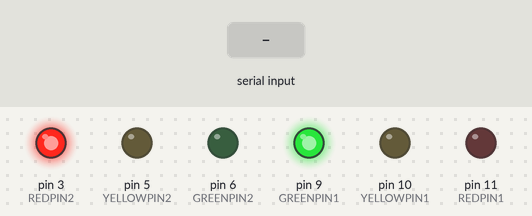
Simulated run of this sketch. Board: Arduino Uno, built with avr-gcc and run on an emulated ATmega328P. On the bench: output pins drawn as LEDs (lit = HIGH). The test bench sets the inputs (shaded band). What the sketch prints to the serial monitor is not drawn.

Above: at 1.2 s.
1.3 s: "1" received over Serial
At 5.7 s:
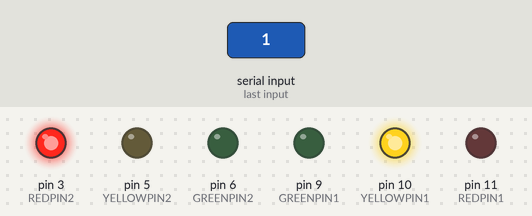
At 8.4 s:
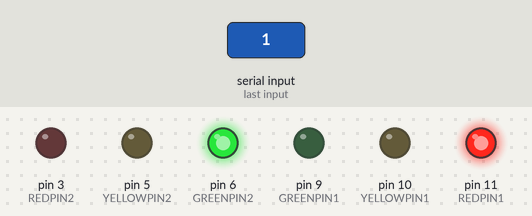
Timing chart, 0 to 29.3 s (numbered marks = the images above; inputs shaded):
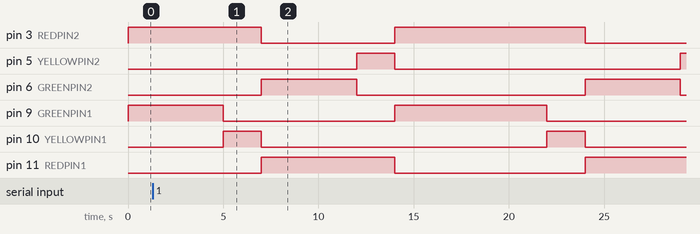

Measured:
- by itself, pin 6 (GREENPIN2): alternates HIGH for 5.0 s and LOW for 12.0 s
- by itself, pin 10 (YELLOWPIN1): alternates HIGH for 2.0 s and LOW for 15.0 s

The sketch:

sketch_jun7final.ino
```cpp
int REDPIN1 = 11;
int YELLOWPIN1 = 10;
int GREENPIN1 = 9;

int REDPIN2 = 3;
int YELLOWPIN2 = 5;
int GREENPIN2 = 6;

void setup() {
    pinMode(REDPIN1, OUTPUT);
    pinMode(YELLOWPIN1, OUTPUT);
    pinMode(GREENPIN1, OUTPUT);
    pinMode(REDPIN2, OUTPUT);
    pinMode(YELLOWPIN2, OUTPUT);
    pinMode(GREENPIN2, OUTPUT);
    Serial.begin(9600);
}

void loop() {
    if (Serial.available()) {
        char signal = Serial.read();
        Serial.println(signal);
        if (signal == '1') {
            Serial.println("Signal '1' reçu");
            // Emegency vehicles and siren detected : Green light
            digitalWrite(REDPIN1, LOW);
            digitalWrite(YELLOWPIN1, LOW);
            digitalWrite(GREENPIN1, HIGH);
            digitalWrite(REDPIN2, HIGH);
            digitalWrite(YELLOWPIN2, LOW);
            digitalWrite(GREENPIN2, LOW);
            delay(3000); // waitting time
        }
    }

    // Cycle des feux de circulation (si aucun signal n'est reçu)
    if (Serial.available() == 0) {
        // Phase 1: First Road Green, Second Road Red
        digitalWrite(GREENPIN1, HIGH);
        digitalWrite(YELLOWPIN1, LOW);
        digitalWrite(REDPIN1, LOW);
        digitalWrite(GREENPIN2, LOW);
        digitalWrite(YELLOWPIN2, LOW);
        digitalWrite(REDPIN2, HIGH);
        delay(5000);

        // Phase 2: First Road Yellow, Second Road Red
        digitalWrite(GREENPIN1, LOW);
        digitalWrite(YELLOWPIN1, HIGH);
        digitalWrite(REDPIN1, LOW);
        digitalWrite(GREENPIN2, LOW);
        digitalWrite(YELLOWPIN2, LOW);
        digitalWrite(REDPIN2, HIGH);
        delay(2000);

        // Phase 3: First Road Red, Second Road Green
        digitalWrite(GREENPIN1, LOW);
        digitalWrite(YELLOWPIN1, LOW);
        digitalWrite(REDPIN1, HIGH);
        digitalWrite(GREENPIN2, HIGH);
        digitalWrite(YELLOWPIN2, LOW);
        digitalWrite(REDPIN2, LOW);
        delay(5000);

        // Phase 4: First Road Red, Second Road Yellow
        digitalWrite(GREENPIN1, LOW);
        digitalWrite(YELLOWPIN1, LOW);
        digitalWrite(REDPIN1, HIGH);
        digitalWrite(GREENPIN2, LOW);
        digitalWrite(YELLOWPIN2, HIGH);
        digitalWrite(REDPIN2, LOW);
        delay(2000);
    }
}
```
